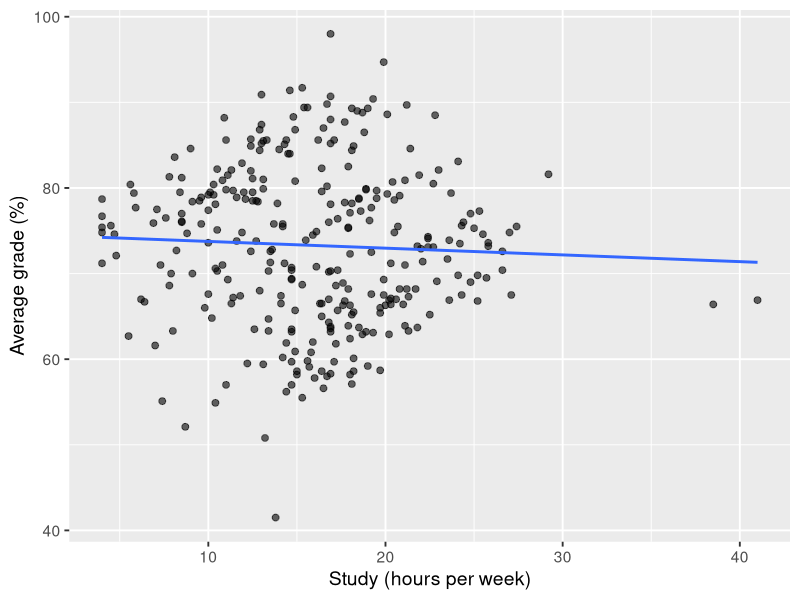
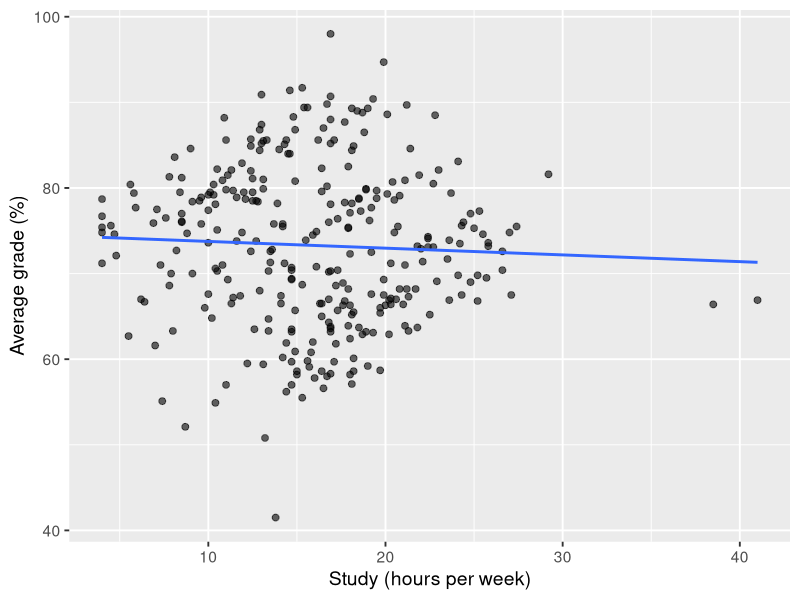
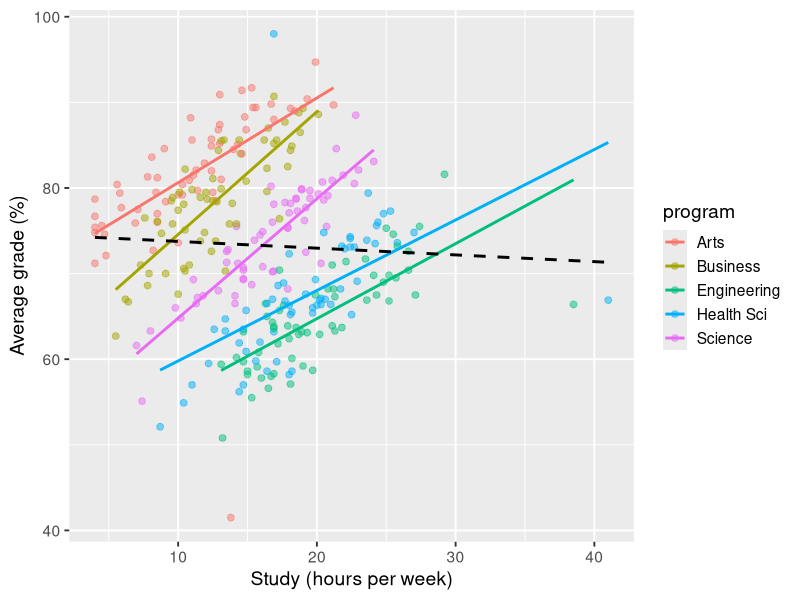
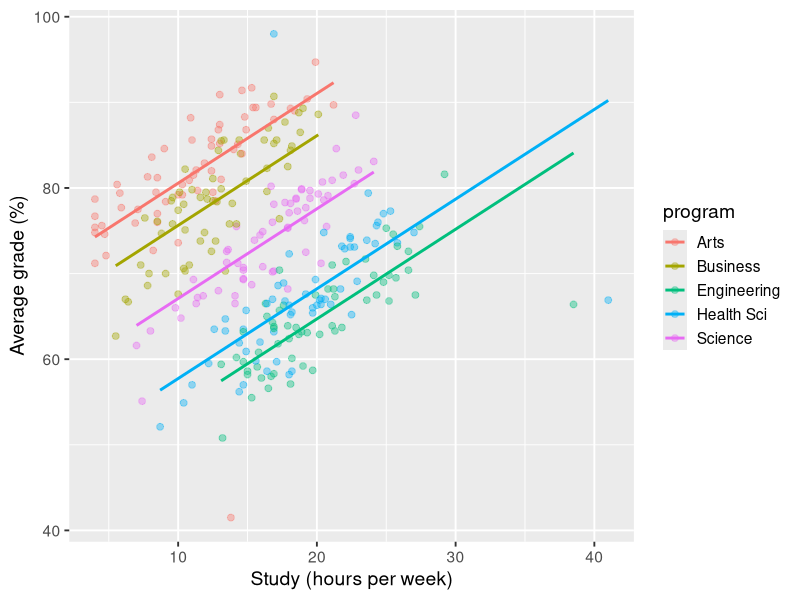
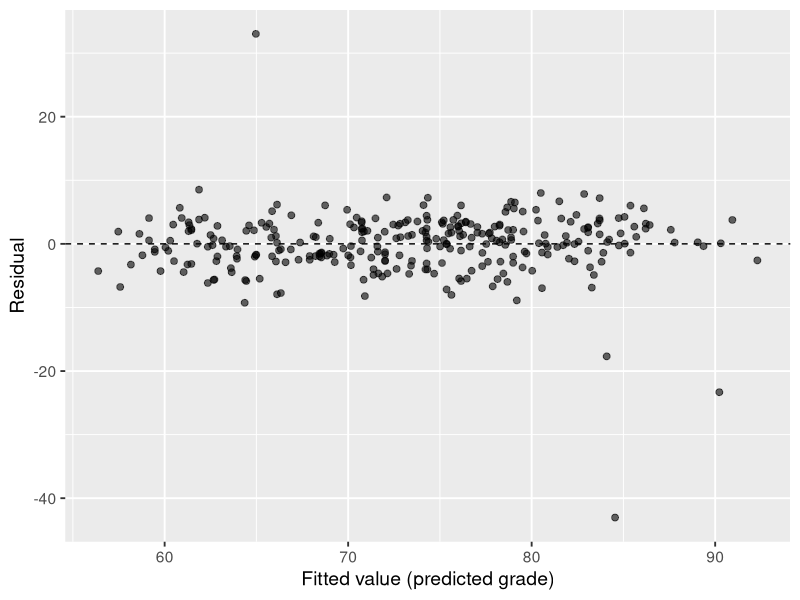
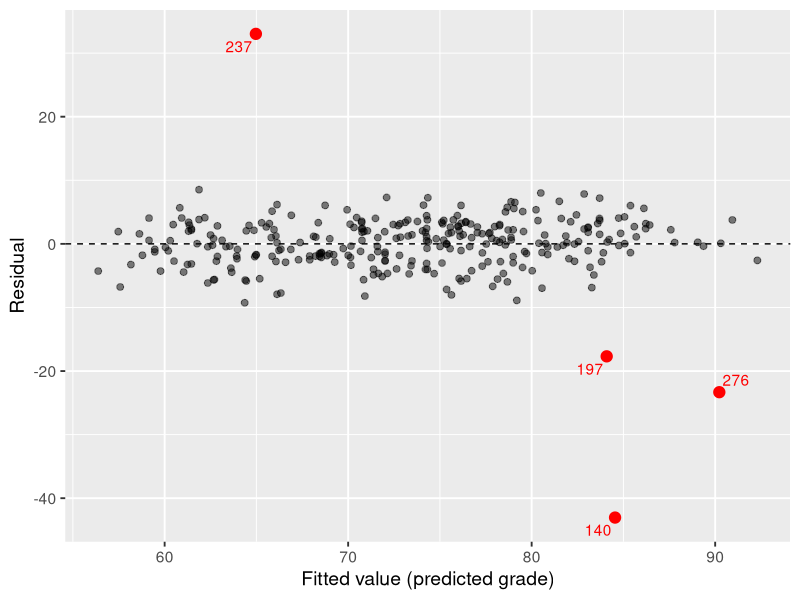
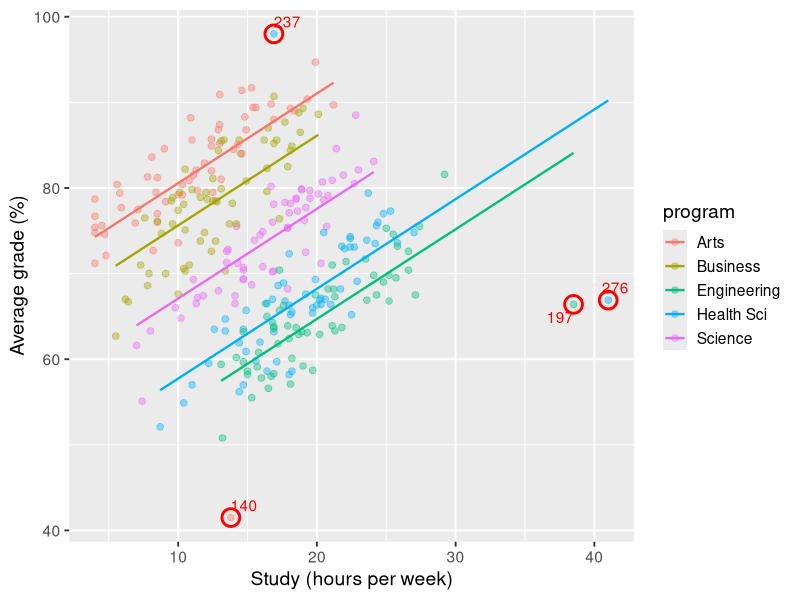
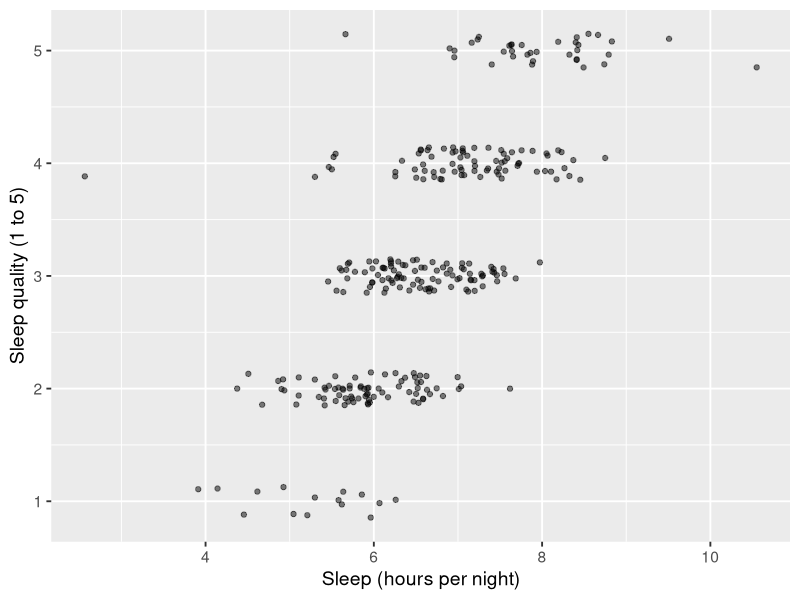

These charts were generated, in order, by the following R code:
## ---- chunk 1
#| label: setup
#| echo: false
library(tidyverse)
theme_set(theme_gray(base_size = 14))
survey <- read_csv("data/sleep_survey.csv") |>
  mutate(
    study_hours_days = round(study_hours_week / 7, 1)  # same information, in hours per day
  )
program_fit <- lm(avg_grade ~ study_hours_week + program, data = survey)
## ---- chunk 2
#| fig-height: 3.6
ggplot(survey, aes(x = study_hours_week, y = avg_grade)) +
  geom_point(size = 2, alpha = 0.6) +
  geom_smooth(method = lm, se = FALSE) +
  labs(x = "Study (hours per week)", y = "Average grade (%)")
## ---- chunk 3
coef(lm(avg_grade ~ study_hours_week, data = survey))
## ---- chunk 4
fit.model1 <- lm(avg_grade ~ study_hours_week, data = survey)
coef(fit.model1)
## ---- chunk 5
fit.model2 <- lm(avg_grade ~ study_hours_week + sleep_hours, data = survey)
coef(fit.model2)
## ---- chunk 6
#| fig-height: 3.8
ggplot(survey, aes(x = study_hours_week, y = avg_grade)) +
  geom_point(size = 2, alpha = 0.6) +
  geom_smooth(method = lm, se = FALSE) +
  labs(x = "Study (hours per week)", y = "Average grade (%)")
## ---- chunk 7
#| fig-height: 3.8
ggplot(survey, aes(x = study_hours_week, y = avg_grade, color = program)) +
  geom_point(size = 2, alpha = 0.5) +
  geom_smooth(method = lm, se = FALSE) +
  geom_smooth(aes(group = 1), method = lm, se = FALSE,
              color = "black", linetype = "dashed") +
  labs(x = "Study (hours per week)", y = "Average grade (%)")
## ---- chunk 8
survey |>
  group_by(program) |>
  summarise(mean_study = mean(study_hours_week),
            mean_grade = mean(avg_grade),
            n = n())
## ---- chunk 9
class(survey$program)
unique(survey$program)
## ---- chunk 10
program_fit <- lm(avg_grade ~ study_hours_week + program, data = survey)
program_fit
## ---- chunk 11
#| fig-height: 3.8
survey |>
  mutate(fitted = fitted(program_fit)) |>
  ggplot(aes(x = study_hours_week, y = avg_grade, color = program)) +
  geom_point(size = 2, alpha = 0.4) +
  geom_line(aes(y = fitted), linewidth = 1) +
  labs(x = "Study (hours per week)", y = "Average grade (%)")
## ---- chunk 12
new_students <- data.frame(
  study_hours_week = c(10, 10, 20, 20),
  program = c("Arts", "Engineering", "Arts", "Engineering")
)
predict(program_fit, new_students)
## ---- chunk 13
summary(program_fit)
## ---- chunk 14
#| fig-height: 3.4
survey |>
  mutate(fitted = fitted(program_fit), resid = resid(program_fit)) |>
  ggplot(aes(x = fitted, y = resid)) +
  geom_point(size = 2, alpha = 0.6) +
  geom_hline(yintercept = 0, linetype = "dashed") +
  labs(x = "Fitted value (predicted grade)", y = "Residual")
## ---- chunk 15
#| fig-height: 3.6
diag_data <- survey |>
  mutate(id = row_number(),
         fitted = fitted(program_fit),
         resid = resid(program_fit))

outliers <- diag_data |> slice_max(abs(resid), n = 4, with_ties = FALSE)

ggplot(diag_data, aes(x = fitted, y = resid)) +
  geom_point(size = 2, alpha = 0.5) +
  geom_point(data = outliers, color = "red", size = 3.5) +
  ggrepel::geom_text_repel(data = outliers, aes(label = id), color = "red") +
  geom_hline(yintercept = 0, linetype = "dashed") +
  labs(x = "Fitted value (predicted grade)", y = "Residual")
## ---- chunk 16
outliers |> select(id, program, study_hours_week, avg_grade, fitted, resid)
## ---- chunk 17
#| fig-height: 3.8
ggplot(diag_data, aes(x = study_hours_week, y = avg_grade)) +
  geom_point(aes(color = program), size = 2, alpha = 0.4) +
  geom_line(aes(y = fitted, color = program), linewidth = 0.8) +
  geom_point(data = outliers, shape = 21, color = "red", fill = NA,
             size = 5, stroke = 1.5) +
  ggrepel::geom_text_repel(data = outliers, aes(label = id), color = "red") +
  labs(x = "Study (hours per week)", y = "Average grade (%)")
## ---- chunk 18
cor(survey$sleep_hours, survey$sleep_quality)
## ---- chunk 19
#| fig-height: 3.4
ggplot(survey, aes(x = sleep_hours, y = sleep_quality)) +
  geom_jitter(width = 0.1, height = 0.15, alpha = 0.5) +
  labs(x = "Sleep (hours per night)", y = "Sleep quality (1 to 5)")
## ---- chunk 20
coef(lm(avg_grade ~ sleep_hours, data = survey))
coef(lm(avg_grade ~ sleep_quality, data = survey))
coef(lm(avg_grade ~ sleep_hours + sleep_quality, data = survey))
## ---- chunk 21
cor(survey$study_hours_week, survey$study_hours_days)
## ---- chunk 22
coef(summary(lm(avg_grade ~ study_hours_week, data = survey)))
coef(summary(lm(avg_grade ~ study_hours_week + study_hours_days, data = survey)))
